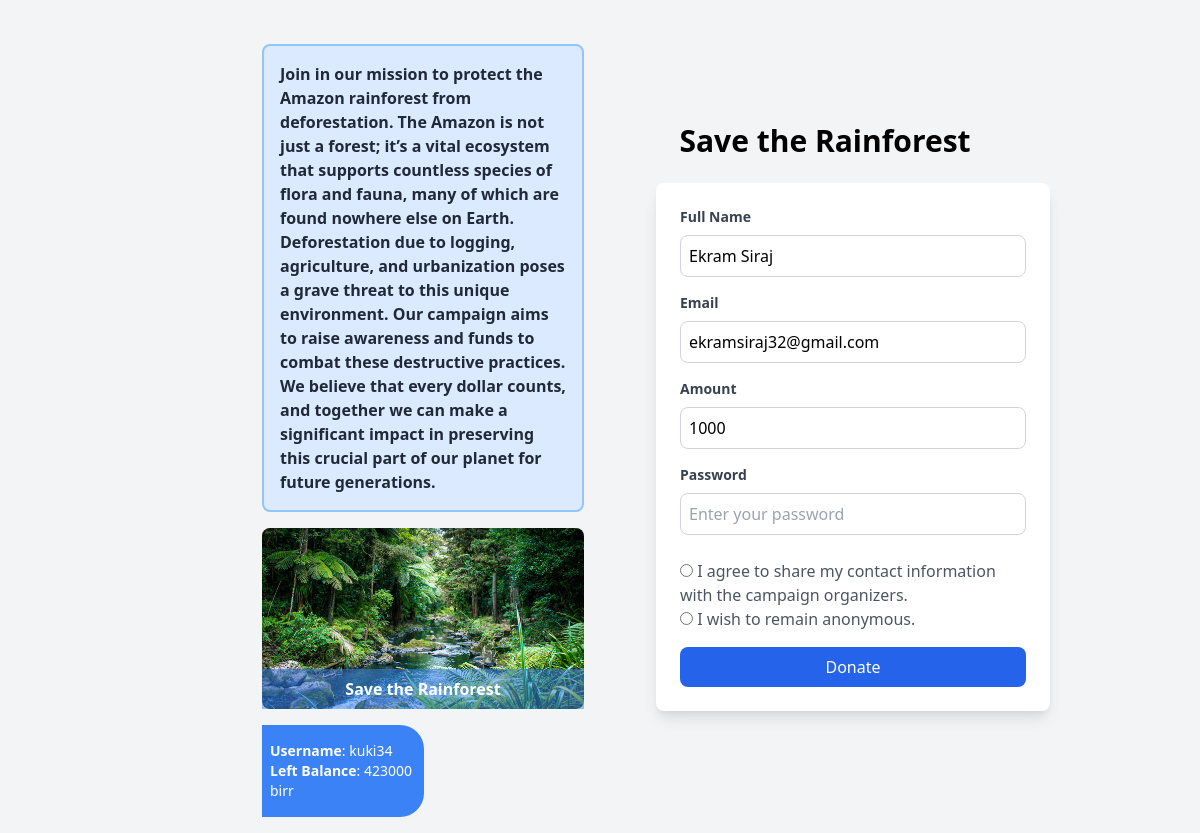
The app's page /src/donate.php?id=1&amount=1000 (signed in) with its own data.
### tables this page shows
CREATE TABLE `Charity` (
  `id` int(11) NOT NULL,
  `campTitle` varchar(255) NOT NULL,
  `campDesc` text NOT NULL,
  `orgName` varchar(255) NOT NULL,
  `targetGoal` decimal(10,2) NOT NULL,
  `achievedGoal` decimal(10,2) DEFAULT 0.00,
  `challenges` text DEFAULT NULL,
  `solutions` text DEFAULT NULL,
  `photo_paths` text DEFAULT NULL,
  `created_at` timestamp NOT NULL DEFAULT current_timestamp(),
  `updated_at` timestamp NOT NULL DEFAULT current_timestamp() ON UPDATE current_timestamp()
);

CREATE TABLE `User` (
  `fullName` varchar(255) NOT NULL,
  `email` varchar(255) NOT NULL,
  `age` int(11) NOT NULL,
  `gender` varchar(6) NOT NULL,
  `username` varchar(100) NOT NULL,
  `balance` int(255) NOT NULL DEFAULT 0,
  `photo` varchar(255) NOT NULL,
  `password` varchar(255) NOT NULL,
  `joinedDate` timestamp NOT NULL DEFAULT current_timestamp(),
  `first_login` tinyint(1) DEFAULT 1
);

### src/donate.php (the view, shortened to what this page needs)
<?php
include("conn.php");
if (isset($_SESSION['Username']) && isset($_COOKIE['Username'])) {
    $username = $_SESSION['Username'];
    $campaignId = isset($_GET['id']) ? intval($_GET['id']) : 0;
    $campaignQuery = "SELECT * FROM Charity WHERE id = $campaignId";
    $campaignResult = mysqli_query($con, $campaignQuery);
    $campaign = mysqli_fetch_assoc($campaignResult);
    $userId = $_SESSION['Username'];
    $amount = isset($_GET['amount']) ? $_GET['amount'] : '';
    $userQuery = "SELECT * FROM User WHERE username = '$userId'";
    $userResult = mysqli_query($con, $userQuery);
    $user = mysqli_fetch_assoc($userResult);
    if ($user) {
        $username = htmlspecialchars($_SESSION['Username']);
        $leftBalance = htmlspecialchars($user['balance']);
        $fullname = htmlspecialchars($user['fullName']);
        $email = htmlspecialchars($user['email']);
    }
    if ($campaign) {
        $campaignTitle = $campaign['campTitle'];
        $campaignDesc = $campaign['campDesc'];
        $photoPaths = explode(',', $campaign['photo_paths']);
        $campaignPhoto = htmlspecialchars(trim($photoPaths[0]));
    } else {
        die("Campaign not found.");
    }
?>
    <!DOCTYPE html>
    <html lang="en">
    <head>
        <link href="https://cdnjs.cloudflare.com/ajax/libs/tailwindcss/2.2.19/tailwind.min.css" rel="stylesheet">
    </head>
    <body class="bg-gray-100 md:py-4">
        <div class="grid md:grid-cols-8 my-auto">
            <div class="col-span-1"></div>
            <div class="col-span-3 my-auto">
                <div class="relative px-4 md:pl-28 mt-7">
                    <h3 class=" font-bold mb-4 border-2 border-blue-300 bg-blue-100 rounded-lg p-4 text-gray-800"><?php echo htmlspecialchars($campaignDesc); ?></h3>
                    <div class="relative group">
                        <img src="<?php echo $campaignPhoto; ?>" alt="Campaign Image" class="w-full h-auto rounded-lg">
                        <div class="absolute bottom-0 left-0 right-0 bg-blue-500 bg-opacity-50 flex items-center justify-center opacity-100 transition-opacity duration-300 group-hover:opacity-100">
                            <h3 class="font-bold text-white p-2"><?php echo htmlspecialchars($campaignTitle); ?></h3>
                        </div>
                    </div>
                    <div class="text-white pt-4 mt-4 pb-4 md:mb-0 mb-4 bg-blue-500 mr-40 rounded-r-3xl">
                        <h3 class="md:text-sm text-xs px-2 "><span class="font-semibold ">Username</span>: <?php echo $username; ?></h3>
                        <h3 class="md:text-sm text-xs px-2"><span class="font-semibold ">Left Balance</span>: <?php echo $leftBalance; ?> birr</h3>
                    </div>
                </div>
            </div>
            <div class="col-span-3 md:space-x-14 my-auto">
                <h1 class="text-3xl font-bold mb-6 text-center"><?php echo htmlspecialchars($campaignTitle); ?></h1>
                <div class="bg-white rounded-lg shadow-lg p-6">
                    <form action="<?php echo $_SERVER['PHP_SELF']; ?>?id=<?php echo $campaignId; ?>&amount=<?php echo $amount; ?>" method="POST">
                        <div class="mb-4">
                            <label for="fullName" class="block text-sm font-semibold text-gray-700 mb-2">Full Name</label>
                            <input type="text" id="fullName" name="fullName" readonly value="<?php echo $fullname ?>" required class="w-full border border-gray-300 rounded-lg p-2 focus:outline-none focus:ring focus:ring-blue-400" placeholder="John Doe">
                        </div>
                        <div class="mb-4">
                            <label for="email" class="block text-sm font-semibold text-gray-700 mb-2">Email</label>
                            <input type="email" id="email" name="email" readonly value="<?php echo $email ?>" required class="w-full border border-gray-300 rounded-lg p-2 focus:outline-none focus:ring focus:ring-blue-400" placeholder="john@example.com">
                        </div>
                        <div class="mb-4">
                            <label for="amount" class="block text-sm font-semibold text-gray-700 mb-2">Amount</label>
                            <input type="number" id="amount" name="amount" required class="w-full border border-gray-300 rounded-lg p-2 focus:outline-none focus:ring focus:ring-blue-400" placeholder="Amount" value="<?php echo $amount; ?>">
                        </div>
                        <div class="mb-4">
                            <label for="password" class="block text-sm font-semibold text-gray-700 mb-2">Password</label>
                            <input type="password" id="password" name="password" required class="w-full border border-gray-300 rounded-lg p-2 focus:outline-none focus:ring focus:ring-blue-400" placeholder="Enter your password">
                        </div>
                        <div class="mb-2">
                            <div class="py-2 text-gray-600 mt-1">
                                <input type="radio" name="share" value="1" />
                                I agree to share my contact information with the campaign organizers.
                                <br>
                                <input type="radio" name="share" value="0" />
                                I wish to remain anonymous.
                            </div>
                        </div>
                        <button type="submit" name="donate" class="w-full bg-blue-600 text-white py-2 rounded-lg hover:bg-blue-700 transition duration-300">Donate</button>
                    </form>
                </div>
            </div>
            <div class="col-span1"></div>
        </div>
    </body>
    </html>
<?php
} else {
    header("Location: login.php");
}
?>

### records on screen
charity: campDesc "Join in our mission to protect the Amazon rainforest from deforestation. The Amazon is not just a forest; it’s a vital ecosystem that supports countless species of flora and fauna, many of which are found nowhere else on Earth. Deforestation due to logging, agriculture, and urbanization poses a grave threat to this unique environment. Our campaign aims to raise awareness and funds to combat these destructive practices. We believe that every dollar counts, and together we can make a significant impact in preserving this crucial part of our planet for future generations.", photo_paths (picture), campTitle "Save the Rainforest"
user: balance "423000", fullName "Ekram Siraj", email "ekramsiraj32@gmail.com"

### other values on screen
$username "kuki34"
